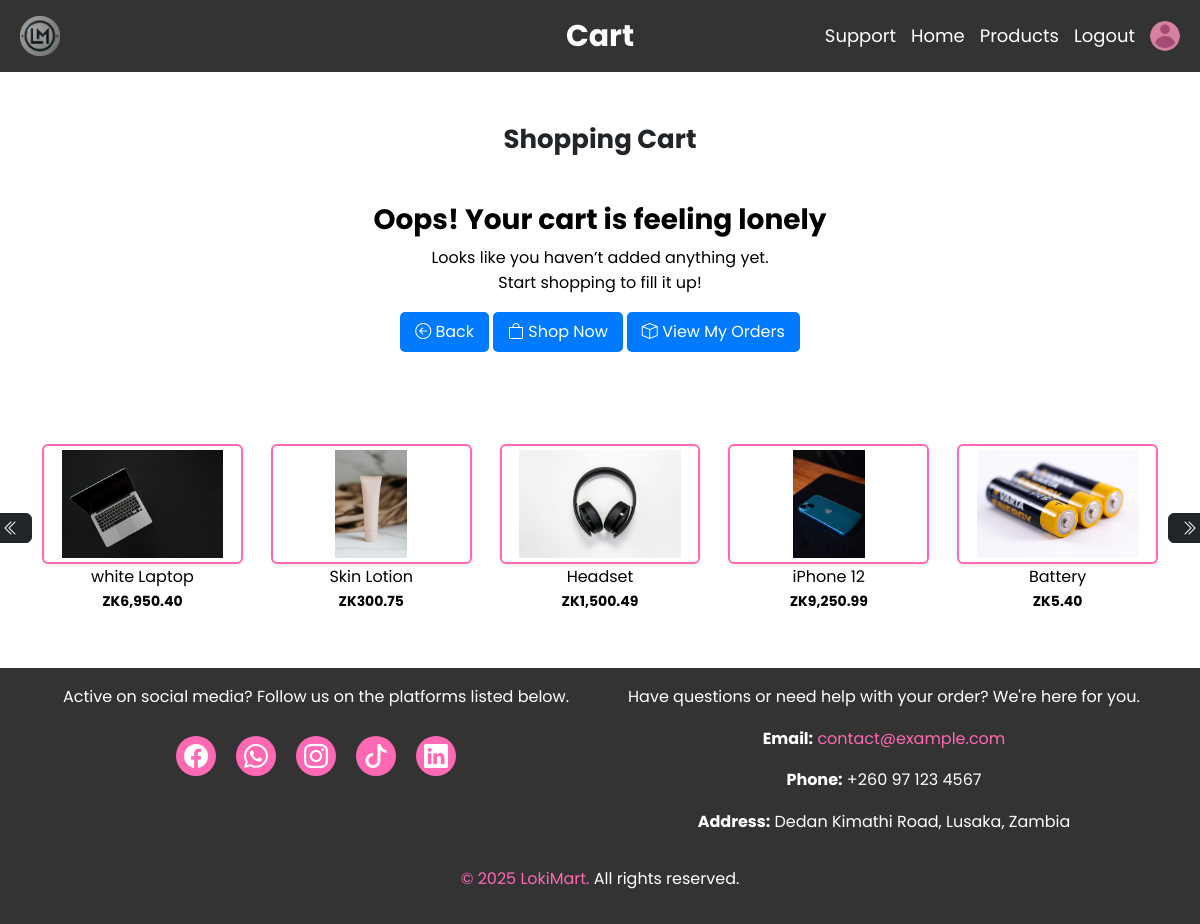
The app's page /cart.php (signed in) with its own data.
### tables this page shows
CREATE TABLE `products` (
  `id` int(11) NOT NULL,
  `name` varchar(255) NOT NULL,
  `price` decimal(10,2) NOT NULL,
  `description` text DEFAULT NULL,
  `image_url` varchar(500) DEFAULT 'images/default-product.png',
  `quantity` int(11) NOT NULL DEFAULT 0,
  `created_at` datetime NOT NULL DEFAULT current_timestamp()
);

### logic/cart_logic.php (called while the page is built, shortened)
<?php
include (__DIR__ . '/../includes/conn.php');
$productsPerSlide = 5;
$productsQuery = $conn->query("SELECT * FROM products LIMIT 20");
$allProducts = $productsQuery->fetch_all(MYSQLI_ASSOC);
$chunks = array_chunk($allProducts, $productsPerSlide);

### cart.php (the view, shortened to what this page needs)
<?php
include ('logic/cart_logic.php');
?>
<!DOCTYPE html>
<html lang="en">
<head>
    <link href="bootstrap/css/bootstrap.min.css" rel="stylesheet">
    <link rel="stylesheet" href="css/bootstrap-icons.css">
    <link rel="stylesheet" href="styles/style.css">
</head>
<body>
    <?php
    include ('includes/header.php')
    ?>
   <main>
        <section class="cart">
            <h2 class="mb-4">Shopping Cart</h2>
            <?php if (!empty($_SESSION['cart'])): ?>
                <div class="table-responsive">
                <table class="table table-bordered table-hover">
                    <thead>
                        <tr>
                            <th>Image</th>
                            <th>Product</th>
                            <th>Price</th>
                            <th>Quantity</th>
                            <th>Total</th>
                            <th>Action</th>
                        </tr>
                    </thead>
                    <tbody>
                        <?php
                        $grand_total = 0;
                        foreach ($_SESSION['cart'] as $item):
                            $grand_total += $item['total'];
                        ?>
                        <tr>
                            <td>
                                <img src="<?= !empty($item['image_url']) ? $item['image_url'] : 'images/default.png' ?>"
                                     alt="<?= htmlspecialchars($item['name']) ?>"
                                     class="product-image rounded product-thumbnail"
                                     style="width: 50px; height: auto; cursor: pointer;"
                                     data-bs-toggle="modal"
                                     data-bs-target="#imageModal"
                                     data-image="<?= !empty($item['image_url']) ? $item['image_url'] : 'images/default.png' ?>">
                            </td>
                            <td><?php echo $item['name']; ?></td>
                            <td>ZK<?php echo number_format($item['price'], 2); ?></td>
                            <td><?php echo $item['quantity']; ?></td>
                            <td>ZK<?php echo number_format($item['total'], 2); ?></td>
                            <td>
                                <a href="cart.php?action=remove&id=<?php echo $item['id']; ?>" class="btn btn-danger">Remove</a>
                            </td>
                        </tr>
                        <?php endforeach; ?>
                    </tbody>
                    <tfoot>
                        <tr>
                            <td></td>
                            <td colspan="3" class="text-right">Grand Total:</td>
                            <td>ZK<?php echo number_format($grand_total, 2); ?></td>
                            <td>
                                <a href="cart.php?action=clear" class="btn btn-danger">Clear Cart</a>
                            </td>
                        </tr>
                    </tfoot>
                </table>
                </div>
                <div class="checkout">
                    <div class="container my-5">
                        <div class="row justify-content-center">
                        <div class="d-flex justify-content-center flex-wrap gap-2">
                            <a href="products.php" class="btn btn-primary">
                                <i class="i bi-arrow-left-circle"></i> Back
                            </a>
                            <a href="my_orders.php" class="btn btn-primary">
                                <i class="bi bi-box"></i> View My Orders
                            </a>
                            <a href="checkout.php" class="btn btn-primary">
                                <i class="bi bi-arrow-right-circle"></i> Proceed to Checkout
                            </a>
                        </div>
                    </div>
                </div>
            <?php else: ?>
                <div class="container my-5">
                    <div class="row justify-content-center">
                            <div class="h3-p">
                            <h3 class="fw-bold text-center custom-black-css">Oops! Your cart is feeling lonely</h3>
                            <p class="text-center custom-black-css">Looks like you haven’t added anything yet.<br>Start shopping to fill it up!</p>
                            </div>
                            <div class="d-flex justify-content-center flex-wrap gap-1">
                                <a href="products.php" class="btn btn-primary">
                                    <i class="bi bi-arrow-left-circle"></i> Back
                                </a>
                                <a href="products.php" class="btn btn-primary">
                                    <i class="bi bi-bag"></i> Shop Now
                                </a>
                                <a href="my_orders.php" class="btn btn-primary">
                                    <i class="bi bi-box"></i> View My Orders
                                </a>
                            </div>
                    </div>
                </div>
            <?php endif; ?>
        </section>
        <div class="container my-4 position-relative">
    <div id="productCarousel" class="carousel slide" data-bs-ride="carousel">
        <div class="carousel-inner">
            <?php
            $active = 'active';
            foreach ($chunks as $chunk):
            ?>
            <div class="carousel-item <?= $active ?>">
                <div class="d-flex justify-content-between gap-2">
                    <?php foreach ($chunk as $product): ?>
                        <div class="text-center" style="width:18%;">
                            <a href="product_details.php?id=<?= $product['id'] ?>">
                                <img src="<?= !empty($product['image_url']) ? $product['image_url'] : 'images/default.png' ?>"
                                     class="d-block rounded mx-auto shadow-sm p-1"
                                     alt="<?= htmlspecialchars($product['name']) ?>"
                                     style="height:120px; width:100%; object-fit:contain; cursor: pointer; border: 2px solid #ff69b4;">
                            </a>
                            <p class="custom-black-css mb-0"><?= htmlspecialchars($product['name']) ?></p>
                            <small class="custom-black-css fw-bold">ZK<?= number_format($product['price'],2) ?></small>
                        </div>
                    <?php endforeach; ?>
                </div>
            </div>
            <?php
            $active = '';
            endforeach;
            ?>
        </div>
    </div>
    <button class="btn btn-dark position-absolute top-50 start-0 translate-middle-y d-none d-md-block" type="button" data-bs-target="#productCarousel" data-bs-slide="prev"style="margin-left: -40px;">
        <i class="i bi-chevron-double-left"></i>
    </button>
    <button class="btn btn-dark position-absolute top-50 end-0 translate-middle-y d-none d-md-block" type="button" data-bs-target="#productCarousel" data-bs-slide="next" style="margin-right: -40px;">
        <i class="bi bi-chevron-double-right"></i>
    </button>
</div>
    </main>
    <?php include ('includes/footer.php'); ?>
</body>

### styles/style.css (style rules this page uses)
html, body { height: 100%; margin: 0; padding: 0; display: flex; flex-direction: column; line-height: 1.6; font-family: 'Poppins', sans-serif !important; }
main { flex: 1; padding: 2rem 0; }
main h2 { font-size: 26px; }
h2, p { text-align: center; }
h2 { font-family: 'Poppins', sans-serif !important; font-weight: 600; margin: 0; flex-grow: 1; }
.cart { padding: 20px; max-width: 800px; margin: 0 auto; }
.cart .btn { padding: 8px 15px; border: none; border-radius: 5px; cursor: pointer; text-decoration: none; display: inline-block; }
.cart .btn-primary { background-color: #007bff; color: #fff; }
.text-center { text-align: center; color: #777; }
.custom-black-css { color: #000 !important; }

### records on screen
products: image_url (picture), name "white Laptop", price "6,950.40"
products: image_url (picture), name "Skin Lotion", price "300.75"
products: image_url (picture), name "Headset", price "1,500.49"
products: image_url (picture), name "iPhone 12", price "9,250.99"
products: image_url (picture), name "Battery", price "5.40"

### other values on screen
$pageTitle "Cart"
